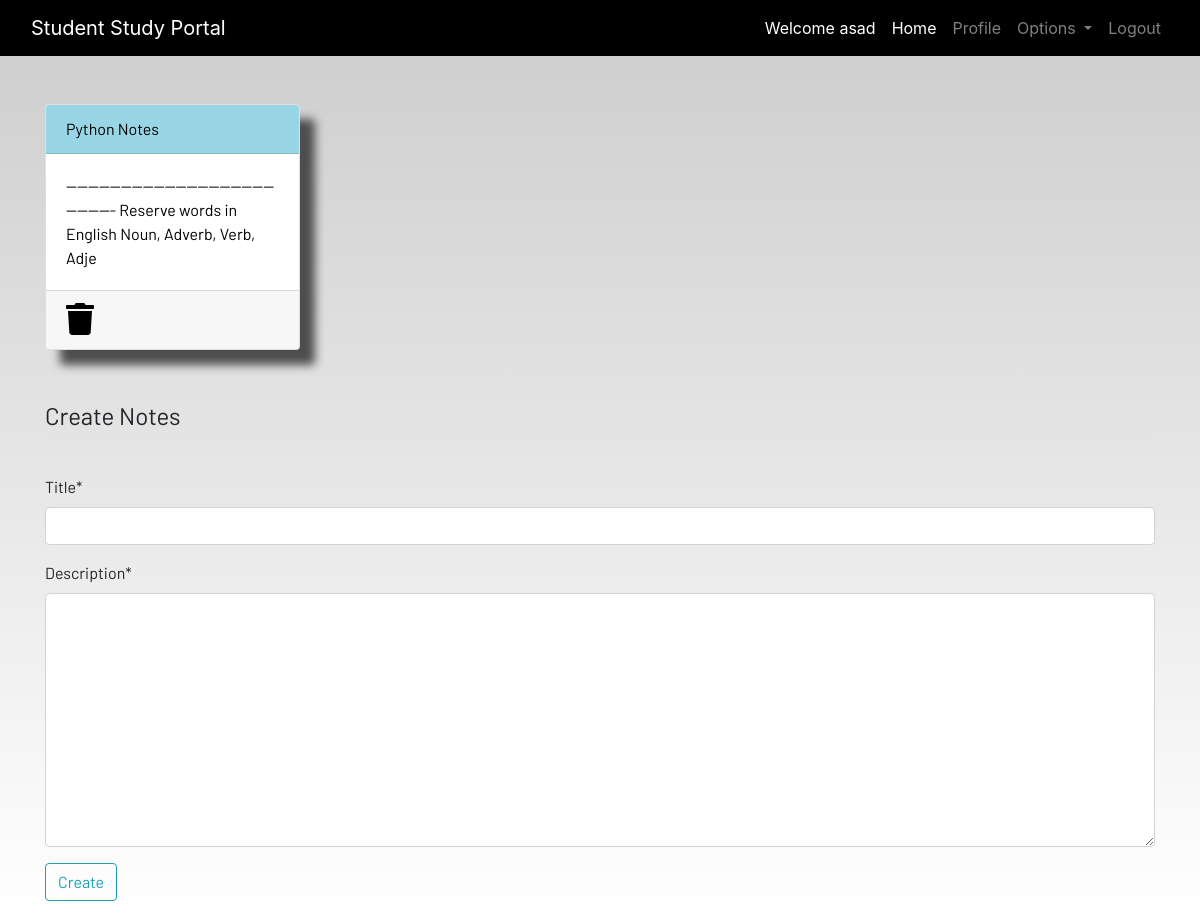
Screenshot of /notes/ (signed in) with the database file from the repository.
### portalapp/models.py (models this page shows, shortened)
class Notes(models.Model):
    user = models.ForeignKey(User, on_delete=models.CASCADE)
    title = models.CharField(max_length=500)
    description = models.TextField()
    class Meta:
        verbose_name = "notes"
        verbose_name_plural = "notes"

### portalapp/views.py (the view)
# urls.py: path('notes/',views.notes, name = "notes"),
@login_required
def notes(request):
    if request.method == "POST":
        form = NotesForm(request.POST)
        if form.is_valid():
            notes = Notes(user=request.user, title=request.POST['title'],description=request.POST['description'])
            notes.save()
        messages.success(request,f"Notes Added from {request.user.username} sucessfully!")
        form = NotesForm()
    else:
        form = NotesForm()
    notes = Notes.objects.filter(user=request.user) #this notes is going to notes_details.html also from DB
    return render(request, 'portalapp/notes.html',locals())

### portalapp/forms.py
class NotesForm(forms.ModelForm):
    class Meta:
        model = Notes
        fields = ['title','description']

### portalapp/templates/portalapp/notes.html (shortened to what this page needs)
{% extends 'portalapp/base.html' %}
{% load static %}
{% load crispy_forms_tags %}
{% block content %}
<div class="container">
    <div class="row">
        {% for i in notes %}
        <div class="col-md-3">
            <a href="{% url 'notes-details' i.id %}">
                <div class="card">
                    <div class="card-header">{{ i.title }}</div>
                    <div class="card-body">{{ i.description|slice:"0:100"}}</div>
                    <div class="card-footer mt-auto "><a href="{% url 'delete' i.id %}">
                        <i class="fa fa-trash fa-2x"></i></a>
                    </div>
                </div>
            </a>
        </div>
        {% endfor %}
        <br><br>
    </div>
</div>
<br><br>
<div class="container">
    <form method="POST">
        <fieldset class="form-group">
            <legend class="border-bottom mb-4">Create Notes</legend>
        </fieldset>
        {{ form|crispy }}
        <div class="form-group">
            <button href="#" class="btn btn-outline-info" type="submit">
                Create
            </button>
        </div>
    </form>
</div>
{% endblock content %}

### portalapp/templates/portalapp/base.html (shortened to what this page needs)
<!DOCTYPE html>
{% load static %}
<html lang="en">
<head>
  <link rel="stylesheet" href="https://stackpath.bootstrapcdn.com/bootstrap/4.3.1/css/bootstrap.min.css"
 />
  <link rel="stylesheet" href="https://use.fontawesome.com/releases/v5.7.2/css/all.css"
 />
  <link rel="stylesheet" href="{% static 'css/main.css' %}" />
</head>
<body>
  <header>
    <nav class="navbar navbar-expand-lg navbar-dark bg-dark">
      <div class="container-fluid">
        <a class="navbar-brand" href="{% url 'home' %}">Student Study Portal</a>
        <div class="collapse navbar-collapse justify-content-end" id="navbarSupportedContent">
          <ul class="navbar-nav mb-2 mb-lg-0">
            {% if user.is_authenticated %}
            <li class="nav-item">
              <a class="nav-link active" aria-current="page" href="{% url 'home' %}">Welcome {{request.user}}</a>
            </li>
            <li class="nav-item">
              <a class="nav-link active" aria-current="page" href="{% url 'home' %}">Home</a>
            </li>
            <li class="nav-item">
              <a class="nav-link" href="{% url 'profile' %}">Profile</a>
            </li>
            <li class="nav-item dropdown">
              <a class="nav-link dropdown-toggle" href="#" id="navbarDropdown" role="button" data-toggle="dropdown"
                aria-haspopup="true" aria-expanded="false">
                Options
              </a>
            </li>
            <li class="nav-item">
              <a class="nav-link" href="{% url 'logout' %}">Logout</a>
            </li>
            {% endif %}
          </ul>
        </div>
      </div>
    </nav>
  </header>
  <br /><br />
  <main>
    {% block content %}
    {% endblock content %}
  </main>
</body>
</html>

### static/css/main.css (style rules this page uses)
html { scroll-behavior: smooth; height: 100%; width: 100%; }
main { font-family: Barlow, Quicksand, Rubik, sans-serif, serif, 'Times New Roman', Times, serif !important; }
.navbar { background-color: rgb(0, 0, 0) !important; }
.card { box-shadow: 15px 15px 10px rgb(78, 77, 77); }
a { text-decoration: none !important; color: black; }
.card-header { color: black !important; background: rgb(152, 214, 230) !important; transition: 0.3s ease-in; }
html, body { max-width: 100%; overflow-x: hidden; height: 100%; width: 100%; }
body { background: linear-gradient(rgba(0, 0, 0, 0.2), rgba(255, 255, 255, 0.5)); overflow-x: hidden; background-repeat: no-repeat; }
.card-header { background-color: rgb(133, 204, 231); }
.col-md-3 .card { width: 100%; height: 100%; }
.fa { color: black; }

### rows the page displays
Notes: title "Python Notes", description "----------------------------------------------- Reserve words in English Noun, Adverb, Verb, Adje"

### other values shown
{{ request.user }} "asad"
